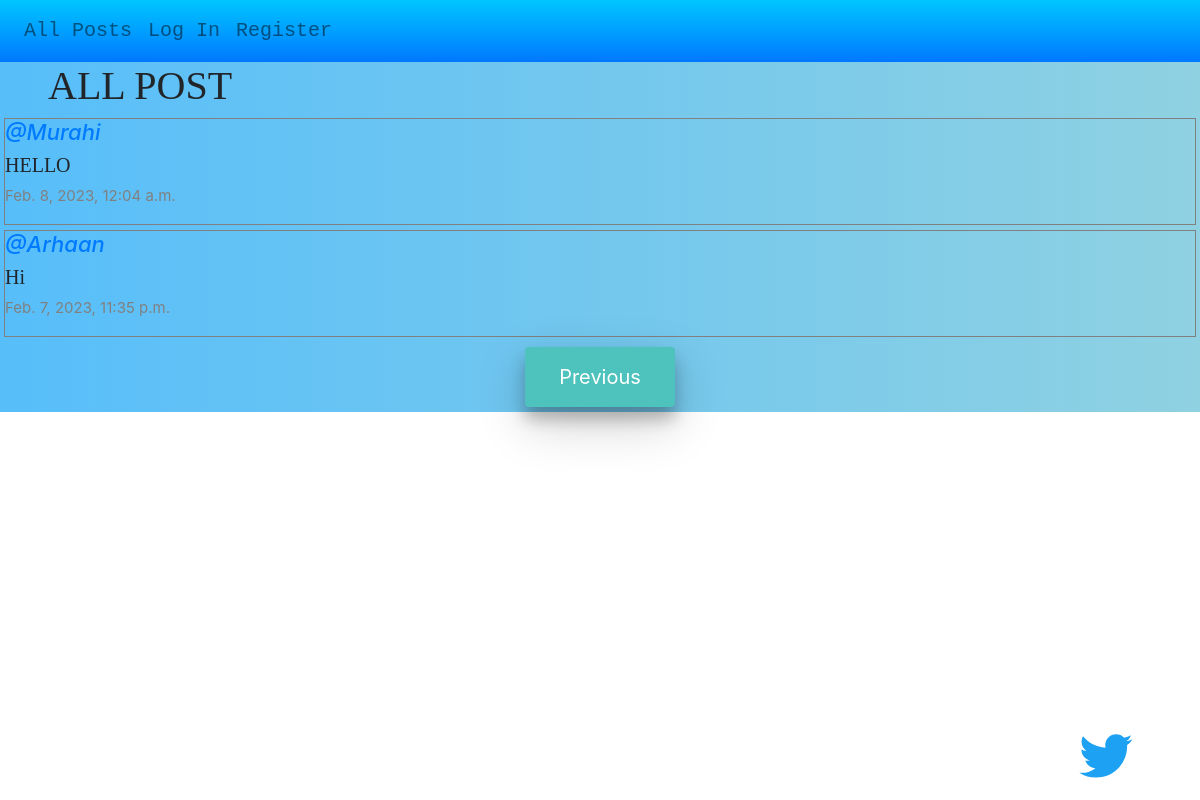
Screenshot of /?page=2 with the database file from the repository.
### network/models.py (models this page shows, shortened)
class Post(models.Model):
    content=models.CharField(max_length=140)
    user=models.ForeignKey(User,on_delete=models.CASCADE,related_name='author')
    date=models.DateTimeField(auto_now_add=True)

class User(AbstractUser):
    pass

### network/views.py (the view)
# urls.py: path("", views.index, name="index"),
def index(request):
    allPosts=Post.objects.all().order_by("id").reverse()
    paginator=Paginator(allPosts,5)
    page_number=request.GET.get('page')
    posts_of_the_page=paginator.get_page(page_number)
    allLikes=Like.objects.all()
    whoYouLiked=[]
    try:
        for like in allLikes:
            if like.user.id==request.user.id:
                whoYouLiked.append(like.post.id)
    except:
        whoYouLiked=[]
    return render(request, "network/index.html",{
        "allPosts":allPosts,
        "posts_of_the_page":posts_of_the_page,
        "whoYouLiked":whoYouLiked
    })

### network/templates/network/index.html (shortened to what this page needs)
{% extends "network/layout.html" %}
{% block body %}
    <h1 class="mx-5" style="font-family:fantasy">ALL POST</h1>
        <div class="all-posts">
            {% for post in posts_of_the_page %}
            <div class="row post mx-1">
                <h5 class="username"><a href="{% url 'profile' user_id=post.user.id %}">@{{ post.user }}</a></h5>
                <h6 class="content" style=" font-family: cursive; font-size:20px" id="content_{{ post.id }}">{{ post.content }}</h6>
                <p class="date">{{ post.date }}</p>
                </div>
        {% endfor %}
    </div>
    <nav aria-label="Page navigation example">
        <ul class="pagination d-flex justify-content-center">
            {% if posts_of_the_page.has_previous %}
                <li class="page-item"><a class="buttn" href="?page={{ posts_of_the_page.previous_page_number }}"><span>Previous</span></a></li>
            {% endif %}
        </ul>
    </nav>
{% endblock %}

### network/templates/network/index.html (style rules this page uses)
.post { border: 0.1px solid grey; display:flex; justify-content:center; flex-direction:column; box-sizing:border-box ; margin:5px 20px; }
.content { font-size:15 px; border-color:red; }
.username { font-size:22px; font-style:italic; }
.date { color:grey; font-size:15px; }
.buttn { box-shadow: 0 12px 16px 0 rgba(0,0,0,0.24), 0 17px 50px 0 rgba(0,0,0,0.19); }
.buttn { display: inline-block; border-radius: 4px; background-color: #4ec2bc; border: none; color: #FFFFFF; text-align: center; font-size: 20px; padding: 15px; width: 150px; transition: all 0.5s; cursor: pointer; margin: 5px; }
.buttn span { cursor: pointer; display: inline-block; position: relative; transition: 0.5s; }
.buttn span:after { content: '\00bb'; position: absolute; opacity: 0; top: 0; left: -20px; transition: 0.5s; }

### rows the page displays
Post: user "Murahi", content "HELLO", date "Feb. 8, 2023, 12:04 a.m."
Post: user "Arhaan", content "Hi", date "Feb. 7, 2023, 11:35 p.m."
